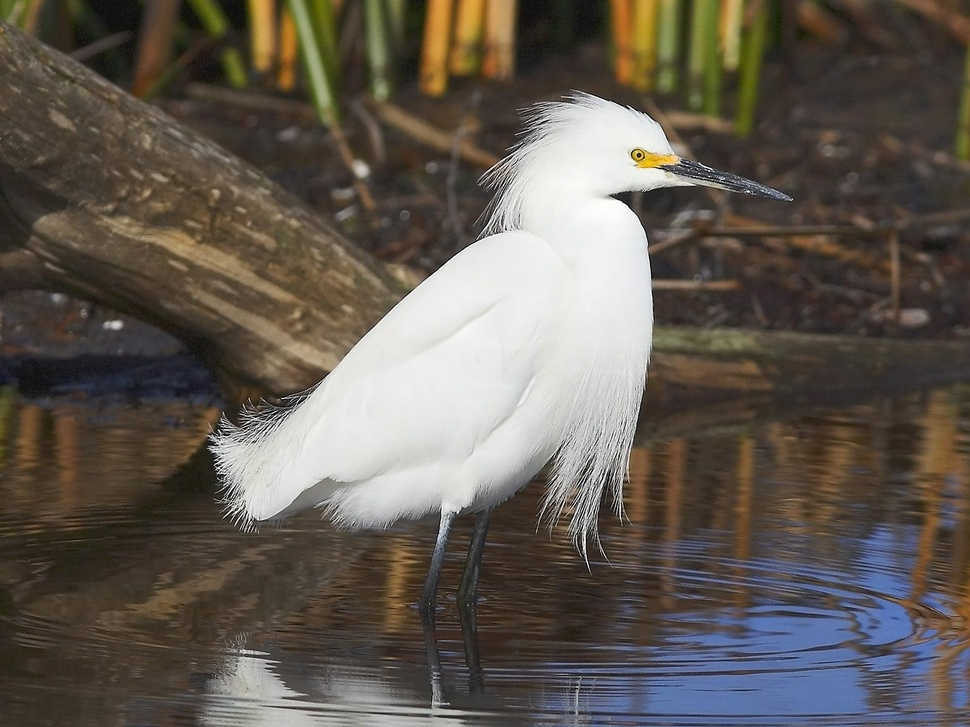
%> input picture DWT_IDWT/bird.jpg, 970 x 727 px, shrunk from 1600 x 1200 before the run
$ octave compress_image.m   (GNU Octave 9; MATLAB toolbox functions it lacks are replaced by stand-ins)
%> lines starting %> are read from the running program, lines starting %| are printed output that depends on the picture
%demo2_compress_image
clc;
close all;

img = imread('bird.jpg');
%> img is the input picture: size 727x970x3 uint8; mean R, G, B 97.9, 90.5, 82
figure, imshow(img);

level = 5;  %decomposition level
basis = 'sym8';
[c, l] = wavedec2(img, level, basis);
%> l = [37 44 3; 37 44 3; 59 74 3; 104 134 3; 193 253 3; 371 492 3; 727 970 3]

opt = 'gbl';  %use the global threshold
thr = 10; %threshold value;
sorh = 'h';  % Hard thresholding
keepapp = 1; % Approximation coefficients cannot be thresholded
[xd,cxd,lxd,perf0,perfl2] = wdencmp(opt,c,l,basis,level,thr,sorh,keepapp);
%> lxd has the same summary as l; perf0 = 88.98; perfl2 = 99.97
subplot(1,2,1), subimage(img)
title('Original Image')
subplot(1,2,2), image(mat2gray(xd))
title(['Compressed Image - Global Threshold = ' num2str(thr)])
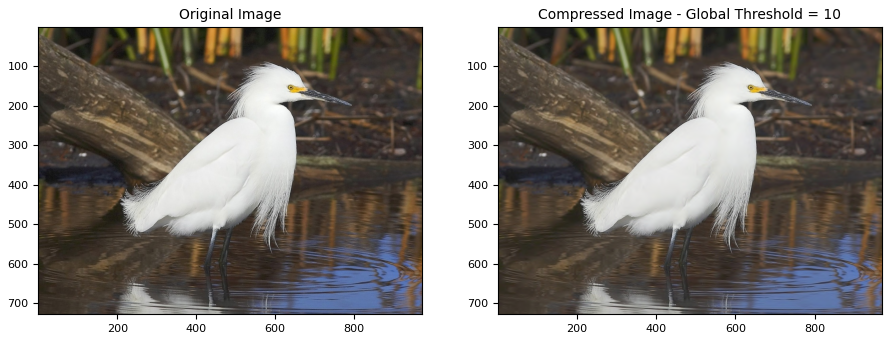
%> figure redrawn from the program's plot data, 2 panels
